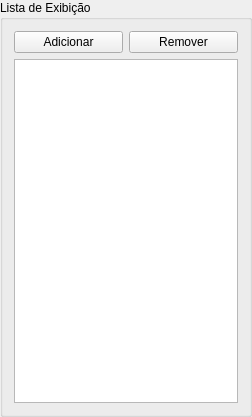
<?xml version="1.0" encoding="UTF-8"?>
<ui version="4.0">
 <class>FileListWidget</class>
 <widget class="QGroupBox" name="FileListWidget">
  <property name="geometry">
   <rect>
    <x>0</x>
    <y>0</y>
    <width>252</width>
    <height>417</height>
   </rect>
  </property>
  <property name="windowTitle">
   <string>GroupBox</string>
  </property>
  <property name="title">
   <string>Lista de Exibição</string>
  </property>
  <layout class="QVBoxLayout" name="verticalLayout">
   <item>
    <layout class="QHBoxLayout" name="horizontalLayout">
     <item>
      <widget class="QPushButton" name="addFIleButton">
       <property name="text">
        <string>Adicionar</string>
       </property>
      </widget>
     </item>
     <item>
      <widget class="QPushButton" name="deleteFilesButton">
       <property name="text">
        <string>Remover</string>
       </property>
      </widget>
     </item>
    </layout>
   </item>
   <item>
    <widget class="QListView" name="listView">
     <property name="dragEnabled">
      <bool>true</bool>
     </property>
     <property name="dragDropMode">
      <enum>QAbstractItemView::DragDrop</enum>
     </property>
     <property name="defaultDropAction">
      <enum>Qt::MoveAction</enum>
     </property>
     <property name="alternatingRowColors">
      <bool>true</bool>
     </property>
     <property name="selectionMode">
      <enum>QAbstractItemView::ContiguousSelection</enum>
     </property>
    </widget>
   </item>
  </layout>
 </widget>
 <resources/>
 <connections/>
</ui>
